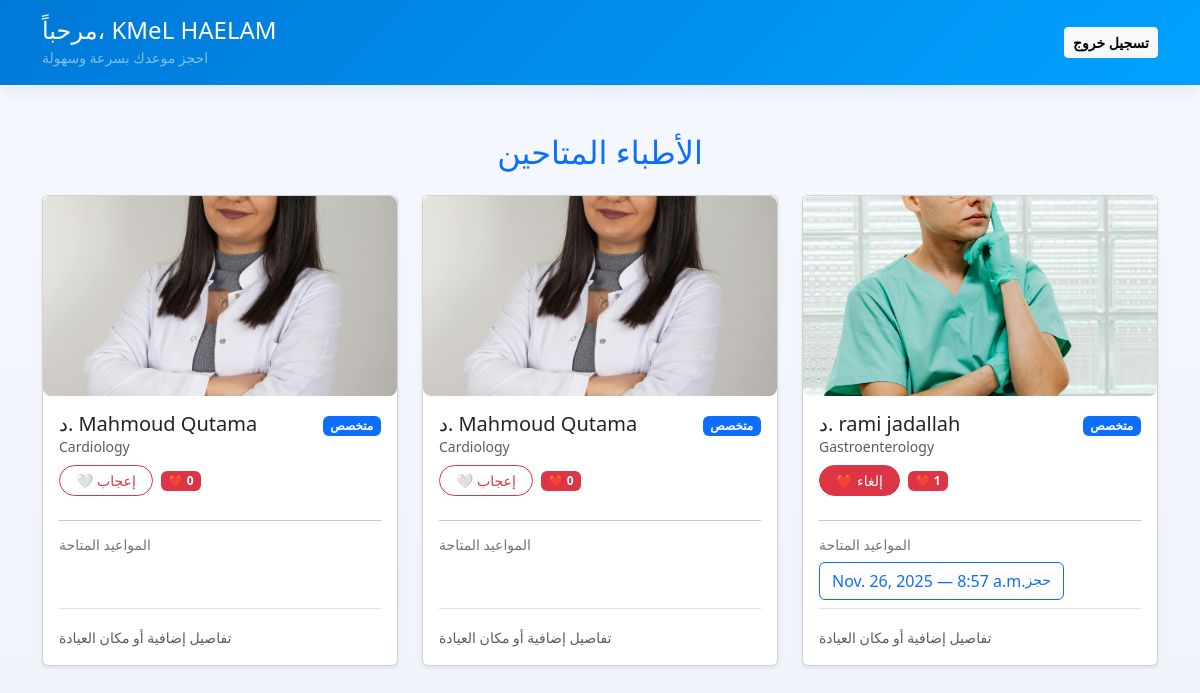
The page /patientDashboard/ (signed in) on the database its author committed.
### my_app/models.py (models this page shows, shortened)
class BaseProfile(models.Model):
    first_name = models.CharField(max_length=45, null=True, blank=True)
    last_name = models.CharField(max_length=45, null=True, blank=True)
    phone = models.CharField(max_length=20)
    birth_date = models.DateField(blank=True, null=True)
    gender = models.CharField(
        max_length=10,
        choices=[("M", "Male"), ("F", "Female")],
        blank=True
    )
    identity = models.FileField(upload_to='identities/', blank=True, null=True)
    class Meta:
        abstract = True  # ⚠️ هذا يخليه مجرد كلاس أساسي فقط

class PatientProfile(BaseProfile):
    identity=models.FileField()
    phone=models.CharField(max_length=20)
    email=models.CharField(null=True)
    password=models.BinaryField(max_length=20,null=True)
    birth_date=models.DateField(blank=True,null=True)
    gender=models.CharField(max_length=10,choices=[("M","Male"),("F","Female")],blank=True)

class DoctorProfile(BaseProfile):
    bio=models.TextField(blank=True)
    email=models.CharField(null=True)
    password=models.BinaryField(max_length=20,null=True)
    phone=models.CharField(max_length=20)
    clinic_name=models.CharField(max_length=120,blank=True)
    address=models.CharField(max_length=200,blank=True)
    photo = models.ImageField(upload_to='doctors/', blank=True, null=True)
    speciality = models.ForeignKey(Speciality, on_delete=models.SET_NULL, null=True, related_name='specialities')

class Speciality(models.Model):
    name = models.CharField(max_length=100)
    icon = models.URLField(max_length=300, blank=True, null=True)
    def __str__(self):
        return self.name

class Availability(models.Model):
    doctor=models.ForeignKey(DoctorProfile,on_delete=models.CASCADE,related_name="availability")
    date=models.DateField()
    start_time=models.TimeField()
    end_time=models.TimeField()
    slot_duration_min=models.PositiveIntegerField(default=30)
    is_booked = models.BooleanField(default=False)

### my_app/views.py (the view)
# urls.py: path('patientDashboard/', views.patient_dash ,name='patient_dash'),
def patient_dash(request):
    user_id = request.session.get('user_id')
    if not user_id:
        return redirect('user_login')
    try:
        patient = PatientProfile.objects.get(id=user_id)
    except PatientProfile.DoesNotExist:
        return redirect('user_login')
    appointments_prefetch = Prefetch(
      'availability__appointments',
       queryset=Appointment.objects.select_related('patient'),
       to_attr='bookings'
)
    doctors = DoctorProfile.objects.prefetch_related(appointments_prefetch).all()
    liked_doctors=Likes.objects.filter(patient=patient).values_list("doctor_id",flat=True)
    context = {
        'patient': patient,
        'doctors': doctors,
        'today': date.today(),
        'liked_doctors':liked_doctors
    }
    return render(request, "patientdash.html", context)

### my_app/templates/patientdash.html (shortened to what this page needs)
<!DOCTYPE html>
<html lang="en">
<head>
  <link href="https://cdn.jsdelivr.net/npm/bootstrap@5.3.2/dist/css/bootstrap.min.css" rel="stylesheet">
</head>
<body>
<header class="site-header py-3">
  <div class="container d-flex align-items-center justify-content-between">
    <div>
      <h1 class="h4 mb-0">مرحباً، {{ patient.first_name }} {{ patient.last_name }}</h1>
      <small class="text-white-50">احجز موعدك بسرعة وسهولة</small>
    </div>
    <div>
      <a href="{% url 'logout' %}" class="btn btn-light btn-sm fw-bold">تسجيل خروج</a>
    </div>
  </div>
</header>
<main class="container py-5">
  <h2 class="text-center text-primary mb-4">الأطباء المتاحين</h2>
  {% if doctors %}
    <div class="row g-4">
      {% for doctor in doctors %}
        <div class="col-sm-6 col-lg-4">
          <div class="card h-100 shadow-sm">
            {% if doctor.photo %}
              <img src="{{ doctor.photo.url }}" alt="Doctor Photo" class="doctor-photo card-img-top">
            {% else %}
              <svg class="bd-placeholder-img card-img-top" width="100%" height="200" xmlns="http://www.w3.org/2000/svg" role="img" aria-label="Placeholder">
                <rect width="100%" height="100%" fill="#e9f4ff"></rect>
              </svg>
            {% endif %}
            <div class="card-body d-flex flex-column">
              <div class="d-flex justify-content-between align-items-start mb-2">
                <div>
                  <h5 class="card-title mb-0">د. {{ doctor.first_name }} {{ doctor.last_name }}</h5>
                  <div class="text-muted small">{{ doctor.speciality }}</div>
                </div>
                <div>
                  <span class="badge bg-primary">متخصص</span>
                </div>
              </div>
              <div class="d-flex align-items-center mb-2">
                <form action="{% url 'like_toggle' doctor.id %}" method="post" class="me-2">
                  {% if doctor.id in liked_doctors %}
                    <button class="btn btn-sm btn-danger rounded-pill px-3">
                      ❤️ إلغاء
                    </button>
                  {% else %}
                    <button class="btn btn-sm btn-outline-danger rounded-pill px-3">
                      🤍 إعجاب
                    </button>
                  {% endif %}
                </form>
                <span class="badge bg-danger">
                  ❤️ {{ doctor.likes.count }}
                </span>
              </div>
              <hr>
              <div class="mb-2">
                <h6 class="mb-2 small text-secondary">المواعيد المتاحة</h6>
                <div class="d-grid gap-2">
                  {% for slot in doctor.availability.all %}
                    {% if slot.date >= today %}
                      {% if slot.is_booked %}
                        <div class="badge bg-danger text-white py-2">
                          {{ slot.date }} — {{ slot.start_time }} (محجوز)
                        </div>
                      {% else %}
                        <form method="post" action="{% url 'reserve_patient' doctor.id %}">
                          <button type="submit" class="btn btn-outline-primary slot-btn text-start">
                            <div class="d-flex justify-content-between">
                              <span>{{ slot.date }} — {{ slot.start_time }}</span>
                              <small class="text-primary">حجز</small>
                            </div>
                          </button>
                        </form>
                      {% endif %}
                    {% endif %}
                  {% endfor %}
                </div>
              </div>
              <div class="mt-auto pt-3 border-top">
                <small class="text-muted">تفاصيل إضافية أو مكان العيادة</small>
              </div>
            </div>
          </div>
        </div>
      {% endfor %}
    </div>
  {% else %}
    <div class="text-center py-5">
      <p class="text-muted fs-5">لا يوجد أطباء متاحين حالياً.</p>
    </div>
  {% endif %}
</main>
</body>
</html>

### my_app/templates/patientdash.html (style rules this page uses)
:root { --brand-1: #0078d7; --brand-2: #00a2ff; }
body { font-family: 'Poppins', system-ui, -apple-system, "Segoe UI", Roboto, "Helvetica Neue", Arial; background: linear-gradient(180deg, #f6f9ff 0%, #eef3f9 100%); color: #1f2937; min-height: 100vh; }
.site-header { background: linear-gradient(135deg, var(--brand-1), var(--brand-2)); color: #fff; box-shadow: 0 6px 18px rgba(8,30,60,0.08); }
.doctor-photo { width: 100%; height: 200px; object-fit: cover; border-radius: .5rem; }
.slot-btn { white-space: nowrap; overflow: hidden; text-overflow: ellipsis; }

### rows shown on the page
PatientProfile: first_name "KMeL", last_name "HAELAM"
DoctorProfile: photo (picture), first_name "Mahmoud", last_name "Qutama", speciality "Cardiology", shows "🤍 إعجاب", likes.count "0"
DoctorProfile: photo (picture), first_name "Mahmoud", last_name "Qutama", speciality "Cardiology", shows "🤍 إعجاب", likes.count "0"
DoctorProfile: photo (picture), first_name "rami", last_name "jadallah", speciality "Gastroenterology", shows "❤️ إلغاء", likes.count "1"
Availability: date "Nov. 26, 2025", start_time "8:57 a.m."
